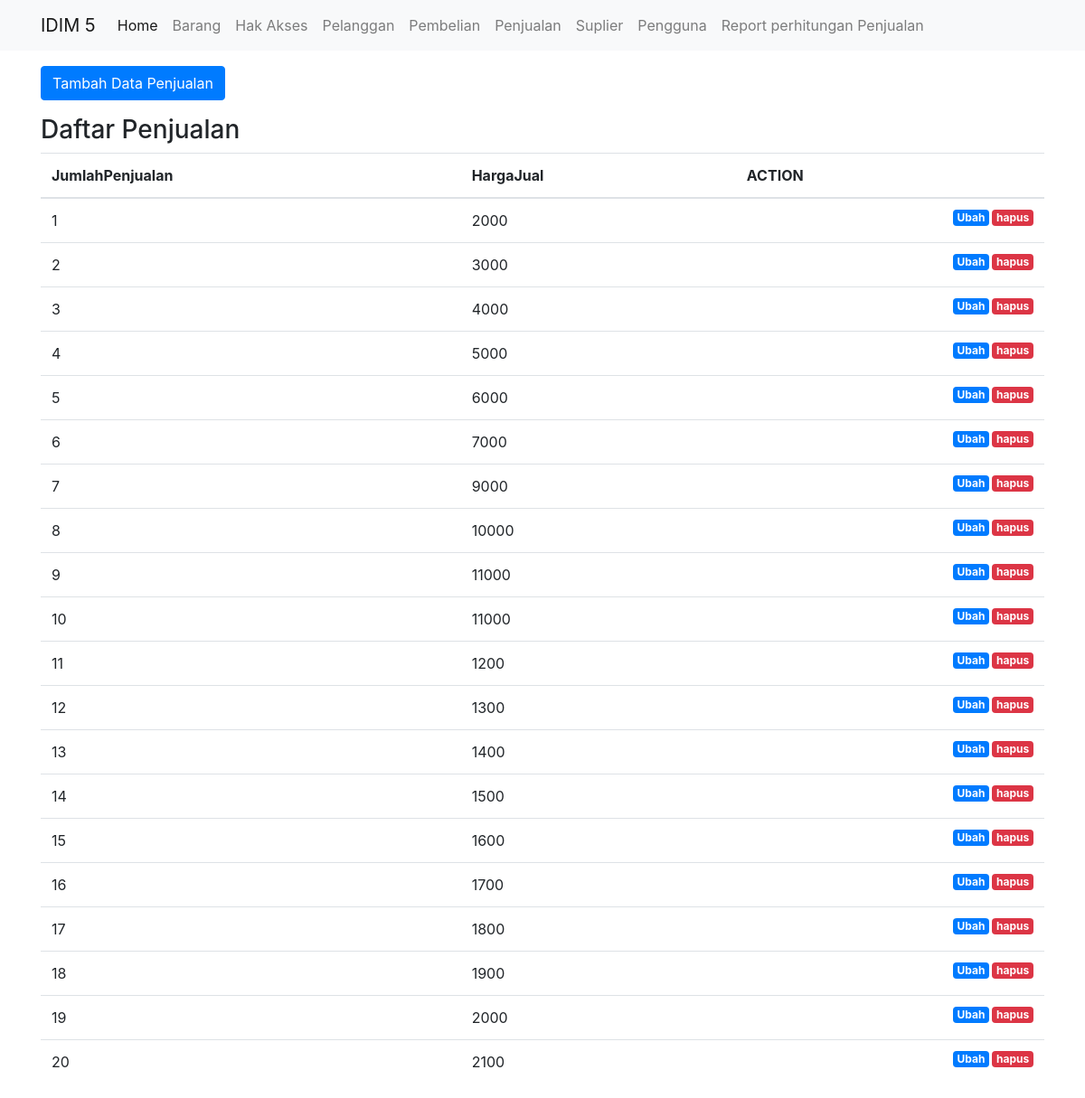
/public/penjualan, run on the app's committed database.
### tables this page shows
CREATE TABLE `penjualan` (
  `IdPenjualan` int(11) NOT NULL,
  `JumlahPenjualan` int(11) DEFAULT NULL,
  `HargaJual` int(11) DEFAULT NULL,
  `IdPengguna` int(11) DEFAULT NULL
);

### app/core/Controller.php (called while the page is built, shortened)
<?php
class Controller {
    public function view($view, $data = [])
    {
        require_once '../app/views/' . $view . '.php';
    }
    public function model($model)
    {
        return new $model;
    }
}

### app/controllers/Penjualan.php (called while the page is built, shortened)
<?php
class Penjualan extends Controller {
    public function index()
    {
        $data['judul'] = 'Daftar Penjualan';
        $data['br'] = $this->model('Penjualan_model')->getAllPenjualan();
        $this->view('penjualan/index', $data);
    }
}

### app/core/App.php (called while the page is built, shortened)
<?php
class App {
    protected $method = 'index';
    protected $params = [];
    public function __construct()
    {
        $this->controller = new $this->controller;
        call_user_func_array([$this->controller, $this->method], $this->params);
    }
}

### public/index.php (called while the page is built, shortened)
<?php
$app = new App;

### app/core/Database.php (called while the page is built, shortened)
<?php
class Database {
    private $host = DB_HOST;
    private $user = DB_USER;
    private $pass = DB_PASS;
    private $db_name = DB_NAME;
    private $dbh;
    private $stmt;
    public function __construct()
    {
        $dsn = 'mysql:host=' . $this->host . ';dbname=' . $this->db_name;
        $option = [
            PDO::ATTR_PERSISTENT => true,
            PDO::ATTR_ERRMODE => PDO::ERRMODE_EXCEPTION
        ];
        try {
            $this->dbh = new PDO($dsn, $this->user, $this->pass, $option);
        } catch(PDOException $e) {
            die($e->getMessage());
        }
    }
    public function query($query)
    {
        $this->stmt = $this->dbh->prepare($query);
    }
    public function execute()
    {
        $this->stmt->execute();
    }
    public function resultSet()
    {
        $this->execute();
        return $this->stmt->fetchAll(PDO::FETCH_ASSOC);
    }
}

### app/models/Penjualan_model.php (called while the page is built, shortened)
<?php
class Penjualan_model {
    private $table = 'penjualan';
    private $db;
    public function __construct()
    {
        $this->db = new Database;
    }
    public function getAllPenjualan()
    {
        $this->db->query('SELECT * FROM ' . $this->table);
        return $this->db->resultSet();
    }
}

### app/views/penjualan/index.php (the view, shortened to what this page needs)
<div class="container mt-3">
    <div class="row">
      <div class="col-lg-6">
      </div>
    </div>
    <div class="row mb-3">
      <div class="col-lg-6">
        <button type="button" class="btn btn-primary tombolTambahData" data-toggle="modal" data-target="#formModal">
          Tambah Data Penjualan
        </button>
      </div>
    </div>
    <h3>Daftar Penjualan</h3>
    <table class="table table-hover">
                <thead>
                    <tr>
                        <th scope="col">JumlahPenjualan</th>
                        <th scope="col">HargaJual</th>
                        <th scope="col">ACTION</th>
                    </tr>
                </thead>
                <tbody>
                    <?php foreach( $data['br'] as $br ) : ?>
                    <tr>
                        <td><?= $br['JumlahPenjualan'];?></td>
                        <td> <?= $br['HargaJual'];?></td>
                        <td>
                        <a href="<?= BASEURL; ?>/penjualan/hapus/<?= $br['IdPenjualan']; ?>" class="badge badge-danger float-right" onclick="return confirm('yakin?');">hapus</a>
                        <a href="<?= BASEURL; ?>/penjualan/ubahDetail/<?= $br['IdPenjualan']; ?>" class="badge badge-primary float-right">Ubah</a>
                        </td>
                    </tr>
                    <?php endforeach; ?>
                </tbody>
    </table>
</div>

### public/css/style.css (style rules this page uses)
.badge { margin-left: 3px; }

### data on the page
penjualan: JumlahPenjualan "1", HargaJual "2000"
penjualan: JumlahPenjualan "2", HargaJual "3000"
penjualan: JumlahPenjualan "3", HargaJual "4000"
penjualan: JumlahPenjualan "4", HargaJual "5000"
penjualan: JumlahPenjualan "5", HargaJual "6000"
penjualan: JumlahPenjualan "6", HargaJual "7000"
penjualan: JumlahPenjualan "7", HargaJual "9000"
penjualan: JumlahPenjualan "8", HargaJual "10000"
penjualan: JumlahPenjualan "9", HargaJual "11000"
penjualan: JumlahPenjualan "10", HargaJual "11000"
penjualan: JumlahPenjualan "11", HargaJual "1200"
penjualan: JumlahPenjualan "12", HargaJual "1300"
penjualan: JumlahPenjualan "13", HargaJual "1400"
penjualan: JumlahPenjualan "14", HargaJual "1500"
penjualan: JumlahPenjualan "15", HargaJual "1600"
penjualan: JumlahPenjualan "16", HargaJual "1700"
penjualan: JumlahPenjualan "17", HargaJual "1800"
penjualan: JumlahPenjualan "18", HargaJual "1900"
penjualan: JumlahPenjualan "19", HargaJual "2000"
penjualan: JumlahPenjualan "20", HargaJual "2100"
